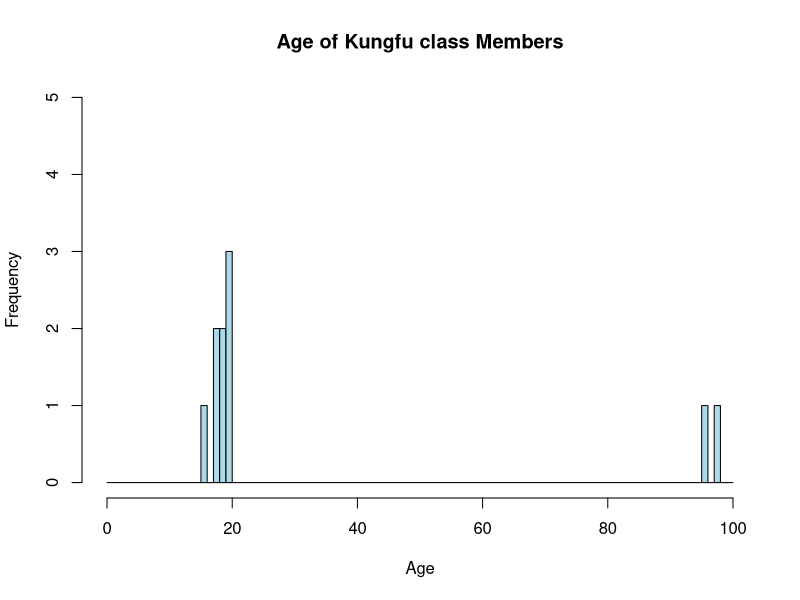
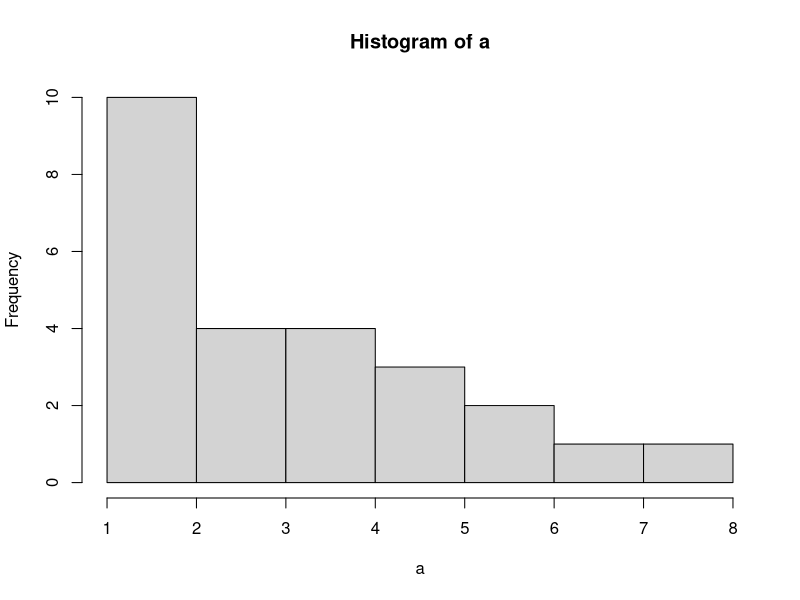
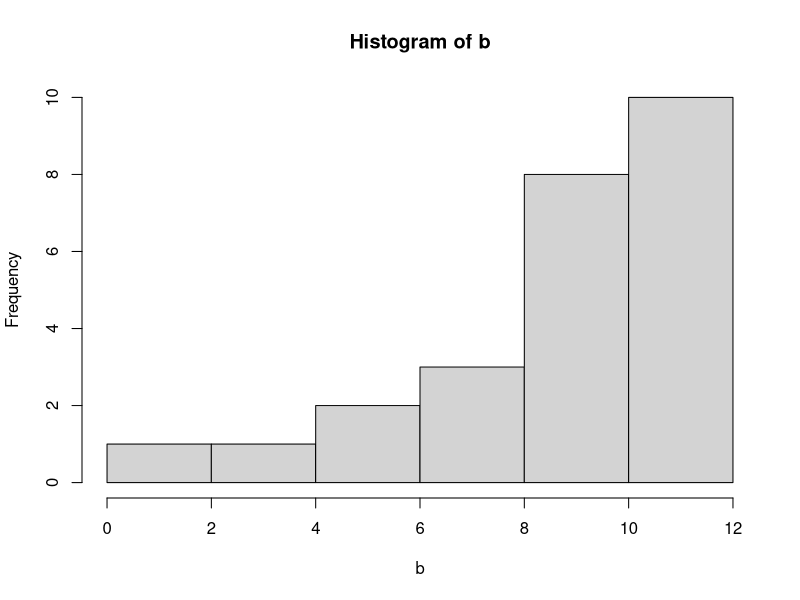
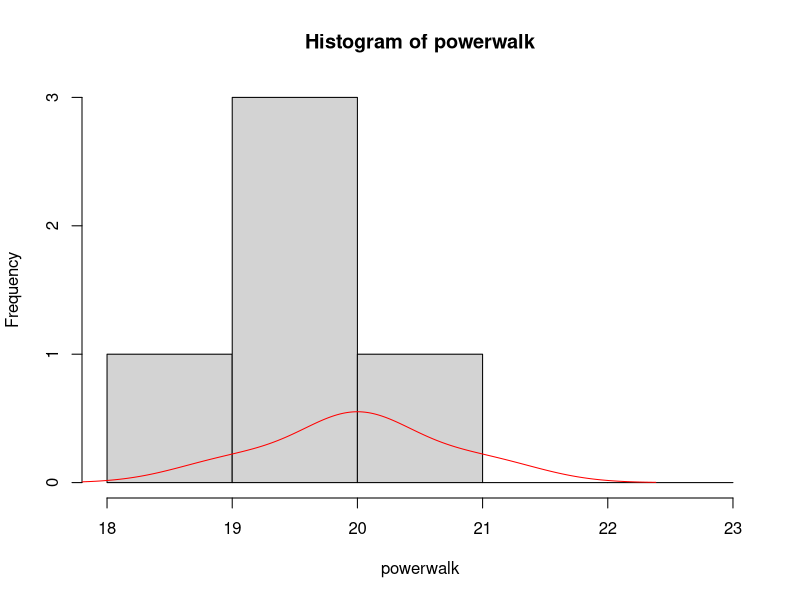
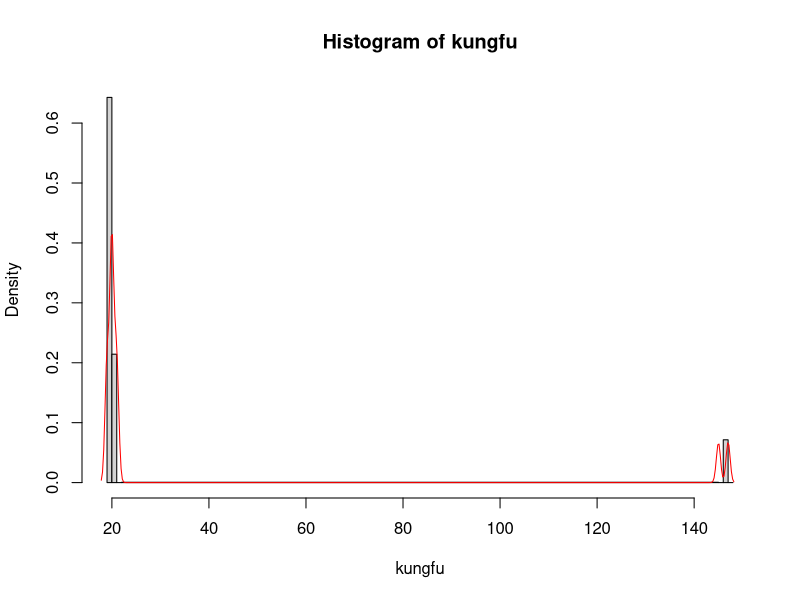
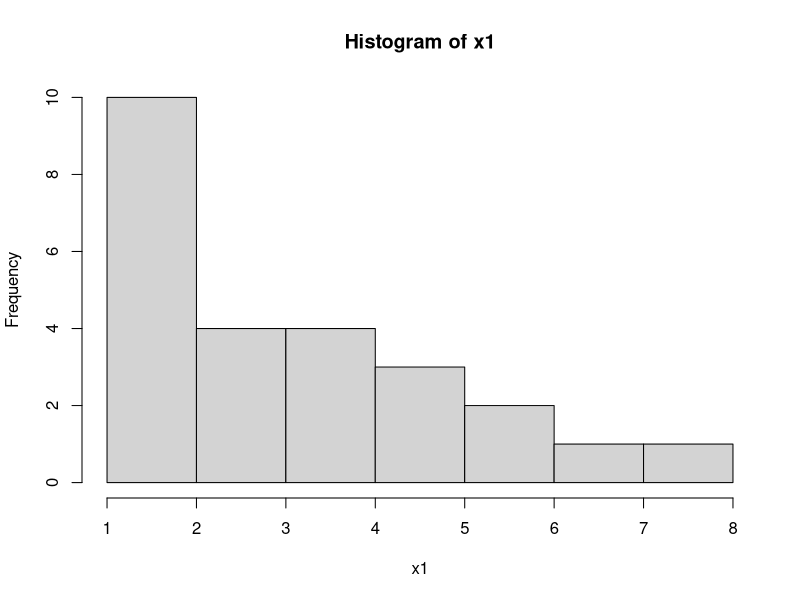
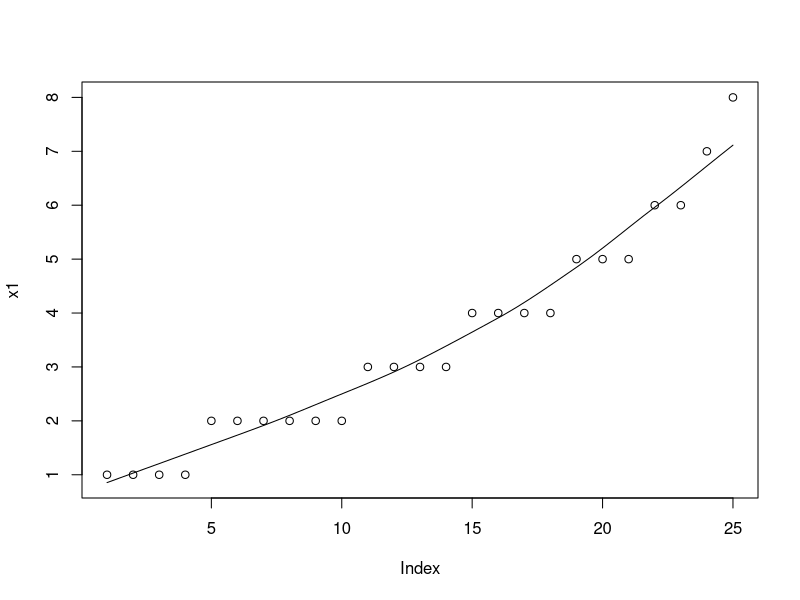
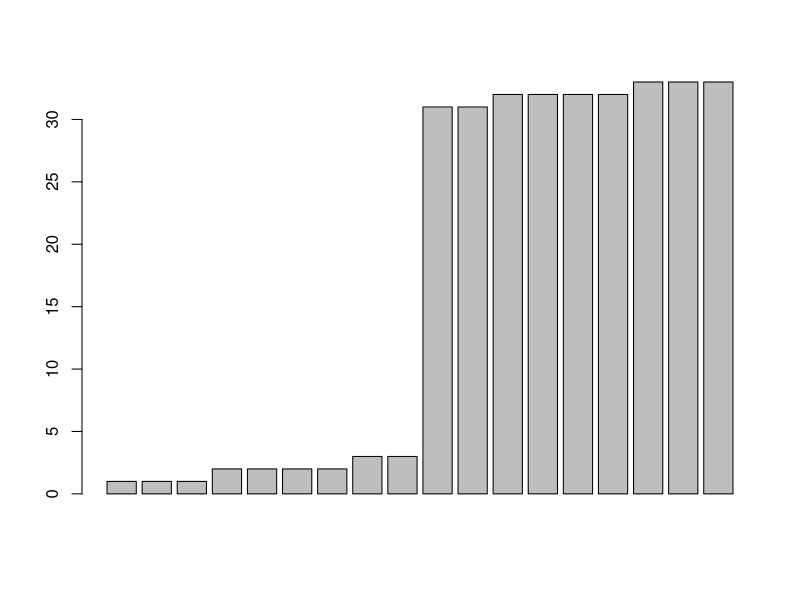

Recreate these plots in R, in order.
## ---- chunk 1
kungfu <- c(16,18,18,19,19,20,20,20,96,98)

hist.kungfu <- hist(kungfu, xlab = "Age", 
                    breaks = seq(0,100), xlim = c(0,100), ylim = c(0,5), 
                    main = "Age of Kungfu class Members", col = "light blue")

## ---- chunk 2
kungfu <- c(16,18,18,19,19,20,20,20,96,98)

length(kungfu)
 # length() 함수 : length함수는 요소들의 갯수를 알려줍니다.
sum(kungfu)
 # sum() 함수 : sum함수는 각 요소들의 합을 알려줍니다.
mean(kungfu)
 # mean() 함수 : mean함수는 각 값들을 모두 더한 뒤 갯수로 나눈 평균값을 보여줍니다.

average.kungfu = sum(kungfu) / length(kungfu)
 #average.kungfu 쿵푸교실 나이의 평균값을 average.kungfu를 각 요소들의 합을 그 갯수로 나눈 값( = sum(kungfu) / length(kungfu) )으로 정의했습니다. 

d <- data.frame(xrow = "kungfu class", length(kungfu), sum(kungfu), mean(kungfu), average.kungfu)

d

 # average.kungfu의 값과 mean(kungfu)의 값이 34.4로 동일한 것을 도표로 확인 할 수 있습니다.

## ---- chunk 3
a <- c(1,1,1,1,2,2,2,2,2,2,3,3,3,3,4,4,4,4,5,5,5,6,6,7,8)
b <- c(1,4,6,6,8,8,8,9,9,9,9,10,10,10,10,11,11,11,11,11,12,12,12,12,12)

length(a)
length(b)
 # 데이터 a와 b는 각각 25개의 수(홀수개)로 이루어져 있습니다. 따라서 한 가운데인 13번 째 값이 중앙값입니다. 

median(a)
median(b)
 # 각각의 중앙값은 3과 10입니다. 

mean(a)
mean(b)
 # 각각의 평균값은 3.44와 9.28입니다.

d <- data.frame(xrow = c("a","b"),
                Median = c(median(a), median(b)),
                Mean = c(mean(a), mean(b)))
d
 #

hist(a)
hist(b)

## ---- chunk 4
powerwalk = c(19,20,20,20,21)
kungfu = c(19,19,19,20,20,20,20,20,20,21,21,21,145,147)

hist(powerwalk, breaks=c(18,19,20,21,22,23))
lines(density(powerwalk),col="red")
hist(kungfu, breaks = c(19,20,21,22,145,146,147,148))
lines(density(kungfu), col="red")


median(powerwalk)
median(kungfu)
## ---- chunk 5
x1 = c(1,1,1,1, 2,2,2,2,2,2, 3,3,3,3, 4,4,4,4, 5,5,5, 6,6, 7, 8)
x2 = c(1, 4, 6,6, 8,8,8, 9,9,9,9, 10,10,10,10, 11,11,11,11,11, 12,12,12,12,12)

hist(x1)
scatter.smooth(x1)


## ---- chunk 6
x1=c(1,2,3,31,32,33)
y1=c(3,4,2,2,4,3)

swim = c(1,1,1, 2,2,2,2, 3,3, 31,31, 32,32,32,32, 33,33,33)

barplot(swim)
hist(swim, breaks = c(0,34,by=35))


matrix(c(1,2,3,4,5,6), ncol=2)

barplot(swim)
